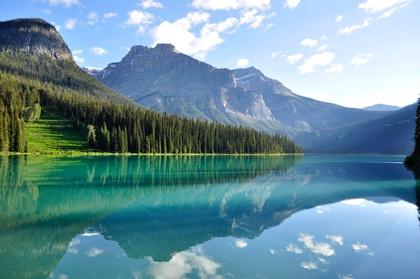
%> input picture DCT/image.jpg, 420 x 279 px, shrunk from 3300 x 2192 before the run
$ octave bt20ece081_DCT.m   (GNU Octave 9; MATLAB toolbox functions it lacks are replaced by stand-ins)
%> lines starting %> are read from the running program, lines starting %| are printed output that depends on the picture
% this file performing jpeg compression using dct(discreate cosine transform)  %

% Load the image you want to compress
img = imread('image.jpg');
%> img is the input picture: size 279x420x3 uint8; mean R, G, B 108.1, 146.1, 158.8

% Convert the image to grayscale (if it's not already)
gray_img = rgb2gray(img);
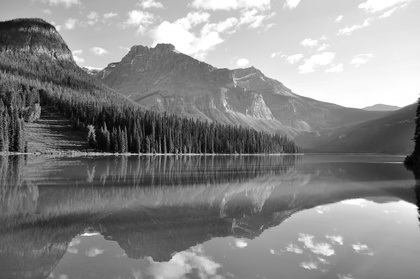
%> gray_img: size 279x420 uint8; min 1, max 255, mean 136.2

% Set the block size for the DCT
block_size = 8;

% Determine the size of the image and the number of blocks
[row, column] = size(gray_img);
%> row = 279; column = 420
num_blocks_row = row / block_size;
%> num_blocks_row = 34.88
num_blocks_column = column / block_size;
%> num_blocks_column = 52.5

% Initialize a matrix to hold the compressed image
compressed_img = zeros(row, column);

% Loop through each block in the image
for i = 1:num_blocks_row
    for j = 1:num_blocks_column

        % Extract the block from the image
        block = gray_img((i-1)*block_size+1:i*block_size, (j-1)*block_size+1:j*block_size);

        % Apply the DCT to the block
        dct_block = dct2(block);

        % Set the lower frequency coefficients to zero to compress the block
        compressed_block = zeros(block_size);
        num_coeffs_to_keep = round(block_size * block_size * 0.1); % change this value to adjust the compression ratio
        for k = 1:num_coeffs_to_keep
            [r, c] = find(abs(dct_block) == max(max(abs(dct_block))));
            compressed_block(r, c) = dct_block(r, c);
            dct_block(r, c) = 0;
        end

        % Apply the inverse DCT to the compressed block
        compressed_img((i-1)*block_size+1:i*block_size, (j-1)*block_size+1:j*block_size) = idct2(compressed_block);
    end
end
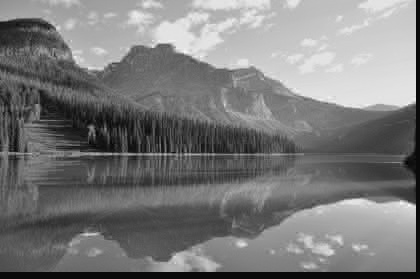
%> compressed_img: size 279x420 double; min -12.79, max 287.6, mean 131.7; drawn with min black and max white
%> after the loop, compressed_block = [1130.1 0 0 0 0 0 0 0; 27.96 -2.26 0 0 0 0 0 0; -2.43 0 0 0 0 0 0 0; 0 -2.34 0 0 0 0 0 0; 2.38 0 0 0 0 0 0 0; 0 0 0 0 0 0 0 0; 0 0 0 0 0 0 0 0; 0 0 0 0 0 0 0 0]; dct_block = [0 -1.93 -1.28 -1.87 0.125 0.38 -0.147 0.275; 0 0 2.12 -0.183 -0.306 0.635 -0.305 0.0844; 0 -0.109 -2.22 -0.181 -0.394 -0.561 0.14 0.547; 0.959 0 -0.0824 -0.0335 0.125 -0.0979 0.0372 0.211; 0 -1.87 0.163 0.432 -0.125 -0.437 0.0676 -0.266; 2.25 -0.211 -0.414 0.329 -0.28 -0.479 -0.219 0.473; 0.331 -0.27 0.39 -0.022 0.028 0.0329 -0.278 0.377; -0.645 0.0112 -0.0773 0.0543 -0.00809 -0.183 0.203 -0.725]

% Display the original and compressed images
figure;
subplot(1,2,1);
imshow(gray_img);
title('Original Image');
subplot(1,2,2);
imshow(uint8(compressed_img));
title('Compressed Image');
